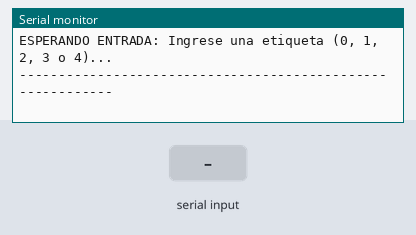
Bench run of a sketch on a simulated ESP32. Shown: the last lines printed to the serial monitor. Wiring (inferred from the names in the program): MPU-6050 motion sensor at I2C address 0x68. Inputs (shaded band) come from the test bench.

Above: at 1.2 s.
1.3 s: "90,45\n" received over Serial
At 2.7 s:
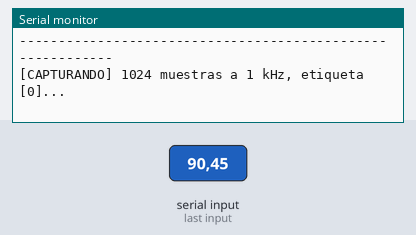
4.3 s: "30,150\n" received over Serial
At 6.2 s:
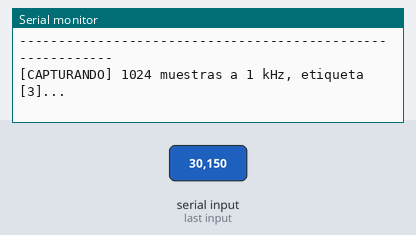
Timing chart, 0 to 7.7 s (numbered marks = the images above; inputs shaded):
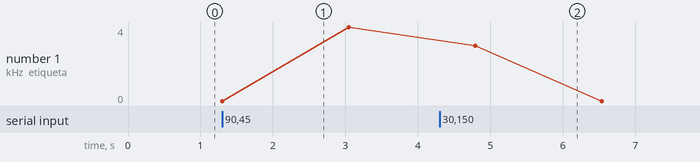

The sketch:

captura.ino
```cpp
// Captura de segmentos CONTINUOS de SAMPLES_PER_BATCH muestras (ax, ay, az) a 1 kHz con la FIFO del MPU6050.
// Escribir una etiqueta (0, 1 o 2) a 460800 baud (el fin de linea no hace falta) para grabar un segmento con esa etiqueta.
// IMPORTANTE: SAMPLES_PER_BATCH debe ser igual a MUESTRAS_POR_VENTANA en crear_csv.py.
#include <Wire.h>

const uint8_t MPU_ADDR = 0x68;
const int SAMPLES_PER_BATCH = 1024;      // 1024 muestras = 1,024 s continuos a 1 kHz (antes 256)
const int BYTES_PER_SAMPLE = 6;          // solo acelerometro: 3 ejes x 2 bytes
const uint16_t FIFO_NEAR_FULL = 1000;    // la FIFO del MPU6050 tiene 1024 bytes
const int CHUNK_SAMPLES = 10;            // muestras por lectura I2C (60 bytes)
// Tiempo maximo para llenar el segmento: 1,5 ms por muestra + 200 ms de margen (antes fijo en 1000 ms).
const uint32_t CAPTURE_TIMEOUT_MS = (uint32_t)SAMPLES_PER_BATCH * 3 / 2 + 200;

struct Sample { float ax, ay, az; };
Sample ramBuffer[SAMPLES_PER_BATCH];

const float ACCEL_SCALE = (4.0 * 9.80665) / 32768.0;   // +-4 g -> m/s^2

void writeRegister(uint8_t reg, uint8_t val) {
  Wire.beginTransmission(MPU_ADDR);
  Wire.write(reg);
  Wire.write(val);
  Wire.endTransmission(true);
}

// Lee len bytes consecutivos a partir de reg. Devuelve false si falla.
bool readRegisters(uint8_t reg, uint8_t *dst, uint8_t len) {
  Wire.beginTransmission(MPU_ADDR);
  Wire.write(reg);
  if (Wire.endTransmission(false) != 0) return false;
  if (Wire.requestFrom(MPU_ADDR, len, (uint8_t)true) != len) return false;
  for (uint8_t i = 0; i < len; i++) dst[i] = Wire.read();   // un Wire.read() por sentencia
  return true;
}

void setupMPU6050() {
  Wire.begin(21, 22);
  Wire.setClock(400000);
  Wire.setTimeOut(1000);

  writeRegister(0x6B, 0x01);   // despierta el chip
  delay(50);
  writeRegister(0x1A, 0x01);   // DLPF = 184 Hz -> base interna 1 kHz
  writeRegister(0x19, 0x00);   // SMPLRT_DIV = 0 -> fs = 1000 Hz
  writeRegister(0x1C, 0x08);   // acelerometro +-4 g
  writeRegister(0x23, 0x00);   // FIFO sin escribir
  writeRegister(0x6A, 0x04);   // reset FIFO
  delay(10);
}

void promptUser() {
  Serial.println("\n-----------------------------------------------------------");
  Serial.println("ESPERANDO ENTRADA: Ingrese una etiqueta (0, 1, 2, 3 o 4)...");
  Serial.println("-----------------------------------------------------------");
}

void captureAndSend(int label) {
  Serial.printf("\n[CAPTURANDO] %d muestras a 1 kHz, etiqueta [%d]...\n", SAMPLES_PER_BATCH, label);

  writeRegister(0x23, 0x00);
  writeRegister(0x6A, 0x04);   // reset FIFO
  delay(2);
  writeRegister(0x6A, 0x40);   // habilita FIFO
  writeRegister(0x23, 0x08);   // solo acelerometro XYZ

  int samplesRead = 0;
  bool overflow = false, i2cError = false;
  uint32_t t0 = millis();

  // La FIFO guarda como mucho 1024 bytes = 170 muestras de 6 bytes, y se
  // necesitan SAMPLES_PER_BATCH: hay que ir vaciandola MIENTRAS el sensor muestrea.
  while (samplesRead < SAMPLES_PER_BATCH && millis() - t0 < CAPTURE_TIMEOUT_MS) {
    uint8_t c[2];
    if (!readRegisters(0x72, c, 2)) { i2cError = true; break; }
    uint16_t fifoCount = ((uint16_t)(c[0] & 0x1F) << 8) | c[1];

    if (fifoCount >= FIFO_NEAR_FULL) { overflow = true; break; }   // se perdieron datos

    int available = fifoCount / BYTES_PER_SAMPLE;
    if (available > CHUNK_SAMPLES) available = CHUNK_SAMPLES;
    if (available > SAMPLES_PER_BATCH - samplesRead) available = SAMPLES_PER_BATCH - samplesRead;

    if (available > 0) {
      uint8_t raw[CHUNK_SAMPLES * BYTES_PER_SAMPLE];
      if (!readRegisters(0x74, raw, available * BYTES_PER_SAMPLE)) { i2cError = true; break; }
      for (int i = 0; i < available; i++) {
        int16_t rx = (int16_t)((raw[6 * i + 0] << 8) | raw[6 * i + 1]);
        int16_t ry = (int16_t)((raw[6 * i + 2] << 8) | raw[6 * i + 3]);
        int16_t rz = (int16_t)((raw[6 * i + 4] << 8) | raw[6 * i + 5]);
        ramBuffer[samplesRead].ax = rx * ACCEL_SCALE;
        ramBuffer[samplesRead].ay = ry * ACCEL_SCALE;
        ramBuffer[samplesRead].az = rz * ACCEL_SCALE;
        samplesRead++;
      }
    }
    delay(1);
  }
  uint32_t elapsed_ms = millis() - t0;

  writeRegister(0x23, 0x00);   // deja de escribir en la FIFO
  writeRegister(0x6A, 0x04);   // reset FIFO
  writeRegister(0x6A, 0x00);   // deshabilita FIFO

  if (overflow)  Serial.println("[ERROR] Desborde de la FIFO: se perdieron muestras. Repetir.");
  if (i2cError)  Serial.println("[ERROR] Fallo de I2C. Repetir.");
  if (!overflow && !i2cError && samplesRead < SAMPLES_PER_BATCH) Serial.println("[ERROR] Tiempo agotado. Repetir.");

  if (samplesRead == SAMPLES_PER_BATCH) {
    Serial.printf("[OK] %d muestras en %lu ms (esperado ~%d ms)\n", samplesRead, (unsigned long)elapsed_ms, SAMPLES_PER_BATCH);
    for (int i = 0; i < samplesRead; i++) {
      Serial.printf("%.4f,%.4f,%.4f,%d\n", ramBuffer[i].ax, ramBuffer[i].ay, ramBuffer[i].az, label);
    }
  }
  promptUser();
}

void setup() {
  Serial.begin(460800);
  while (!Serial) delay(10);
  setupMPU6050();
  Serial.println("\n===========================================================");
  Serial.println("   ESP32 DATA LOGGER (FIFO 1 kHz, 3 ejes) - SISTEMA LISTO ");
  Serial.println("===========================================================");
  promptUser();
}

void loop() {
  if (Serial.available() > 0) {
    char ch = Serial.read();
    if (ch == '\n' || ch == '\r') return;
    if (ch >= '0' && ch <= '4') captureAndSend(ch - '0');
  }
}
```

Measured:
- after the input at 1.3 s, the serial monitor: prints a new line at once (image 1)
- after the input at 4.3 s, the serial monitor: prints a new line after 0.49 s (image 2)
